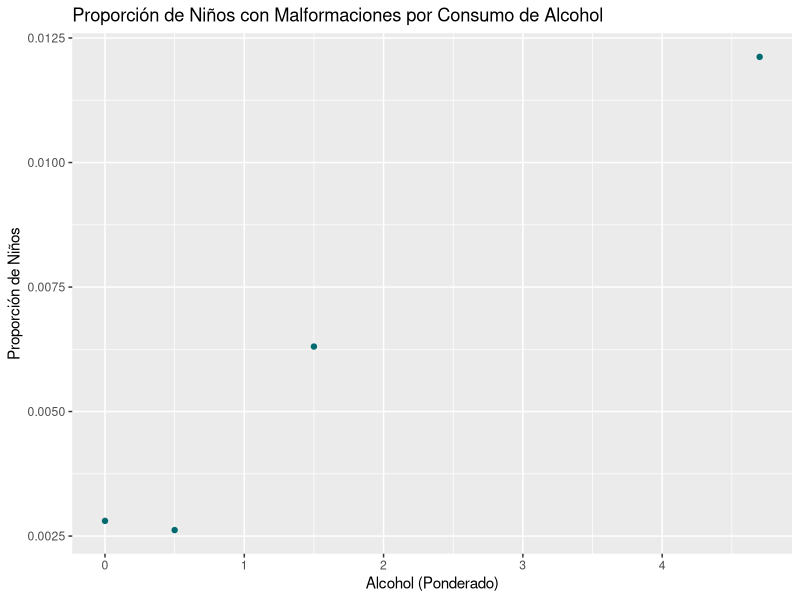
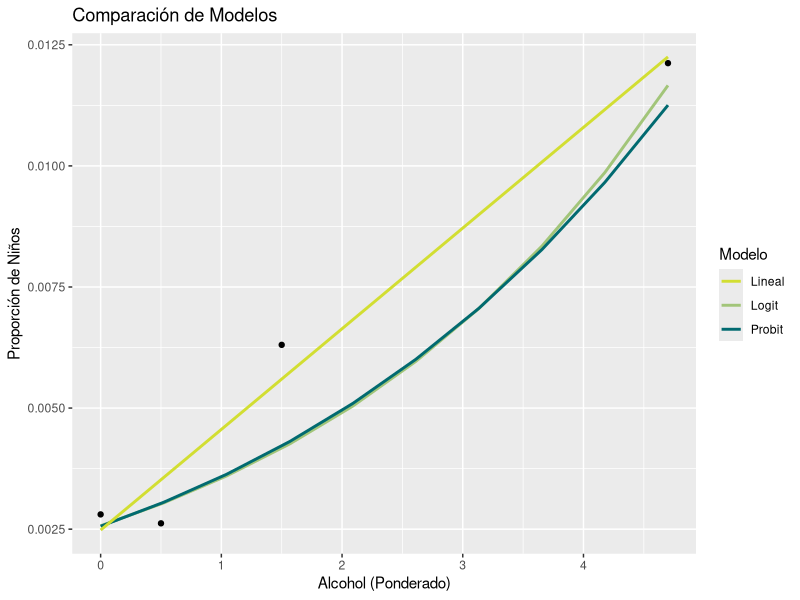
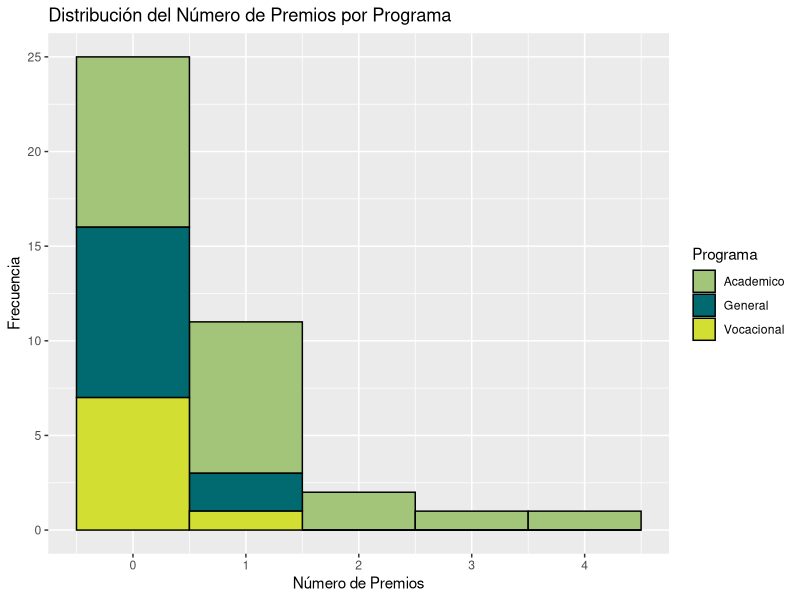
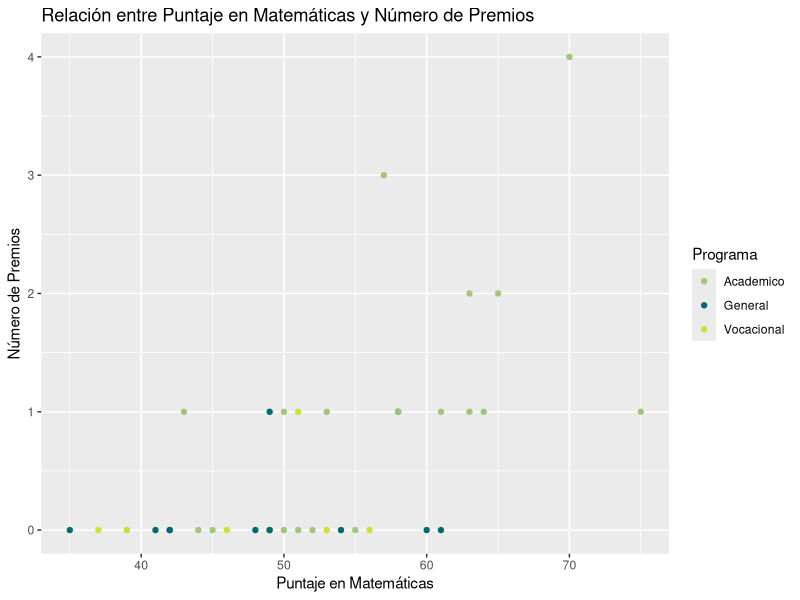
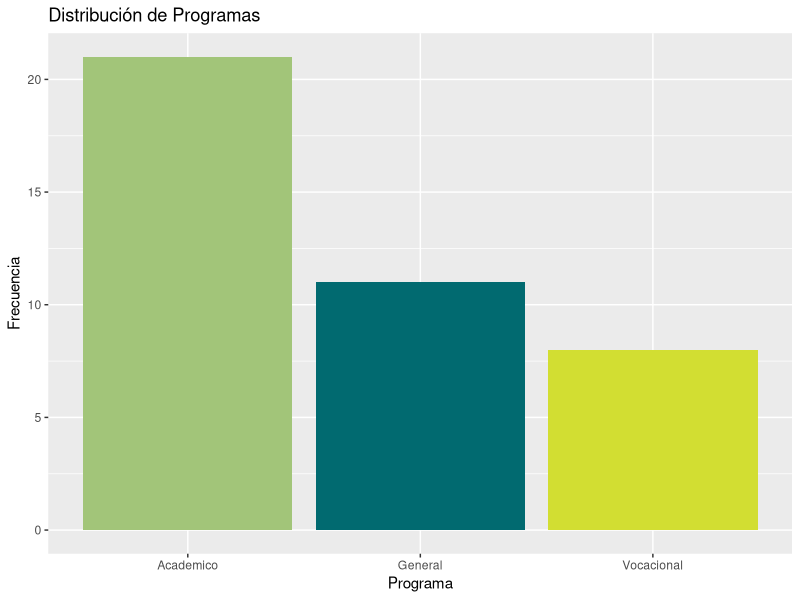
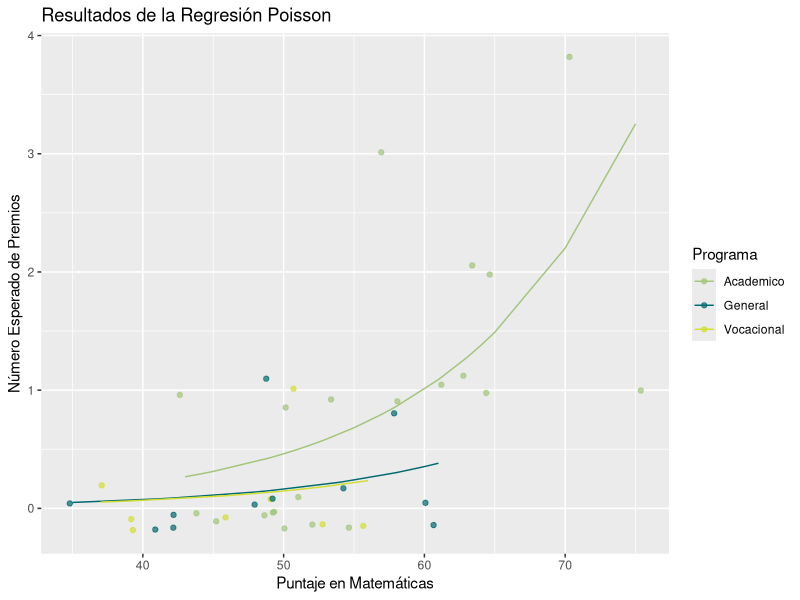
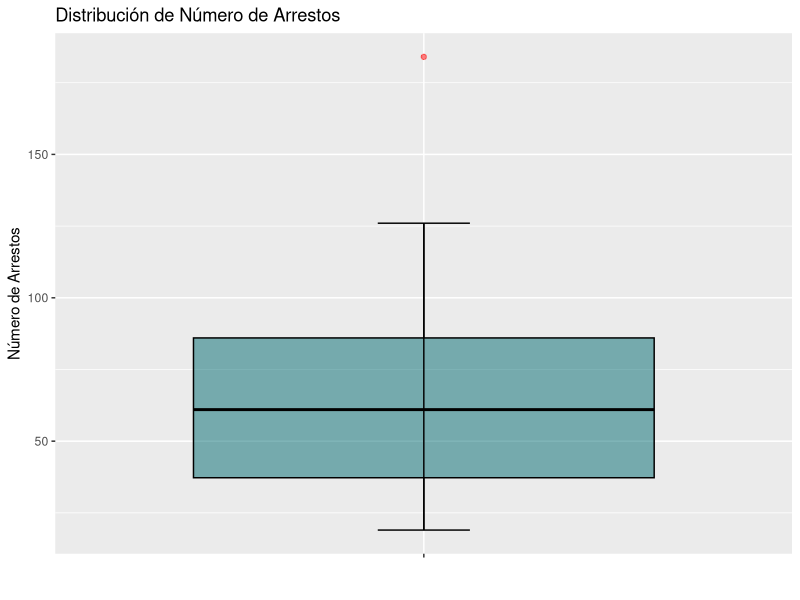
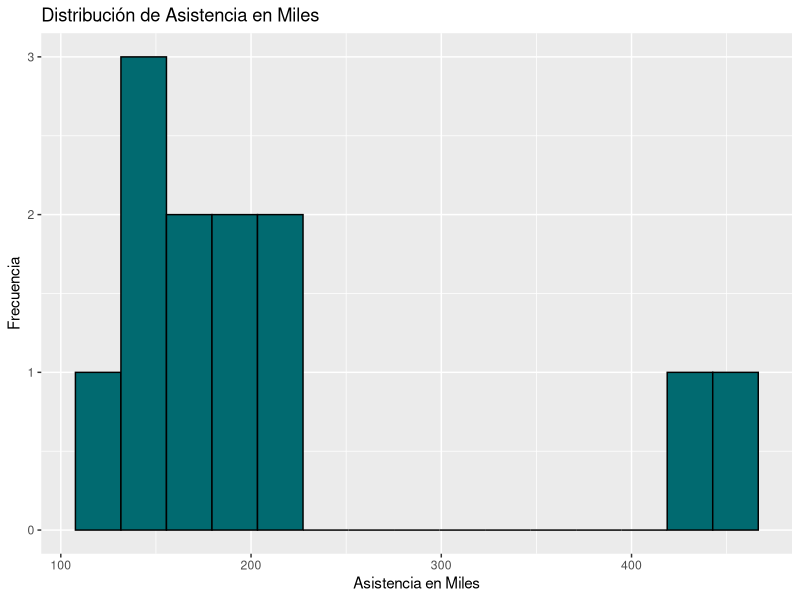

Here is the R script that generated these plots, in order:
# Cargar las bibliotecas necesarias
library(openxlsx)
library(dplyr)
library(ggplot2)
library(flexmix)
library(MASS)

# Parte 1: Proporción de Malformaciones por Consumo de Alcohol
setwd("C:\\Users\\sampi\\OneDrive\\Documentos\\UAO\\semestre_5\\Estadistica_2\\Stadistic\\miniproyecto_1")

# Leer los datos desde el archivo "Datos_MP1.xlsx" en la hoja "Datos_1"
datos_1 <- read.xlsx("Datos_MP1.xlsx", sheet = "Datos_1")

# Calcular la proporción de presente
datos_1$Proporcion.Presente <- datos_1$Frec.Presente / (datos_1$Frec.Presente + datos_1$Frec.Ausente)

# Crear el gráfico de dispersión
ggplot(datos_1, aes(x = Alcohol, y = Proporcion.Presente)) +
  geom_point(color = "#016A70") +
  labs(
    title = "Proporción de Niños con Malformaciones por Consumo de Alcohol",
    x = "Alcohol (Ponderado)",
    y = "Proporción de Niños"
  )

# Modelo Logit
modelo_logit <- glm(cbind(Frec.Presente, Frec.Ausente) ~ Alcohol, family = binomial(link = logit), data = datos_1)
summary(modelo_logit)
predicciones_logit <- (datos_1$Frec.Presente + datos_1$Frec.Ausente) * fitted.values(modelo_logit)
modelo_logit2 <- glm(Proporcion.Presente ~ Alcohol, family = binomial(link = logit), data = datos_1, weights = Frec.Presente + Frec.Ausente)
summary(modelo_logit2)


# Modelo Probit
modelo_probit <- glm(cbind(Frec.Presente, Frec.Ausente) ~ Alcohol, family = binomial(link = "probit"), data = datos_1)
summary(modelo_probit)
predicciones_probit <- (datos_1$Frec.Presente + datos_1$Frec.Ausente) * fitted.values(modelo_probit)

z <- -2.79933 + 0.11014 * 0#Reemplaza con el valor Z que necesites

# Calcula la probabilidad utilizando pnorm()
probabilidad <- pnorm(z)

# Imprime la probabilidad
print(probabilidad)

# Modelo Lineal
modelo_lineal <- lm(Proporcion.Presente ~ Alcohol, data = datos_1)
summary(modelo_lineal)
predicciones_lineal <- (datos_1$Frec.Presente + datos_1$Frec.Ausente) * fitted.values(modelo_lineal)

# Crear una tabla con AIC, BIC y Devianza
tabla_resultados <- data.frame(
  Modelo = c("Modelo Logit", "Modelo Probit", "Modelo Lineal"),
  BIC = c(BIC(modelo_logit), BIC(modelo_probit), BIC(modelo_lineal)),
  AIC = c(AIC(modelo_logit), AIC(modelo_probit), AIC(modelo_lineal)),
  Devianza = c(deviance(modelo_logit), deviance(modelo_probit), deviance(modelo_lineal))
)
# Crear una tabla con las predicciones de los modelos
predicciones <- data.frame(
  Alcohol = datos_1$Alcohol,
  Prediccion_Logit = predicciones_logit,
  Prediccion_Probit = predicciones_probit,
  Prediccion_Lineal = predicciones_lineal
)

range_alcohol <- data.frame(Alcohol = seq(min(datos_1$Alcohol), max(datos_1$Alcohol), length.out = 10))

# Obtén las predicciones de los modelos
predictions <- data.frame(
  Alcohol = range_alcohol$Alcohol,
  logit = predict(modelo_logit, newdata = range_alcohol, type = "response"),
  probit = predict(modelo_probit, newdata = range_alcohol, type = "response"),
  lineal = predict(modelo_lineal, newdata = range_alcohol, type = "response")
)

# Crea un gráfico comparativo entre las predicciones y los valores reales
ggplot() +
  geom_point(data = datos_1, aes(x = Alcohol, y = Proporcion.Presente)) +
  geom_line(data = predictions, aes(x = Alcohol, y = logit, color = "Logit"), lwd = 1) +
  geom_line(data = predictions, aes(x = Alcohol, y = probit, color = "Probit"), lwd = 1) +
  geom_line(data = predictions, aes(x = Alcohol, y = lineal, color = "Lineal"), lwd = 1) +
  labs(
    title = "Comparación de Modelos",
    x = "Alcohol (Ponderado)",
    y = "Proporción de Niños"
  ) +
  scale_color_manual(
    values = c("Logit" = "#A2C579", "Probit" = "#016A70", "Lineal" = "#D2DE32"),
  ) +
  guides(
    color = guide_legend(title = "Modelo")
  )


# Parte 2: Número de Premios de Estudiantes de Bachillerato

# Leer los datos desde el archivo "Datos_MP1.xlsx" en la hoja "Datos_2"
datos_2 <- read.xlsx("Datos_MP1.xlsx", sheet = "Datos_2")

# Establecer una semilla para reproducibilidad
set.seed(1)

# Seleccionar una muestra aleatoria de tamaño 40 sin reemplazo
muestra <- datos_2 %>%
  sample_n(size = 40, replace = FALSE) 

# Resumen estadístico de num_premios y puntaje_mat
resumen <- data.frame(
  Variable = c("num_premios", "puntaje_mat"),
  Promedio = c(mean(muestra$num_premios, na.rm = TRUE), mean(muestra$puntaje_mat, na.rm = TRUE)),
  DE = c(sd(muestra$num_premios, na.rm = TRUE), sd(muestra$puntaje_mat, na.rm = TRUE)),
  Mediana = c(median(muestra$num_premios, na.rm = TRUE), median(muestra$puntaje_mat, na.rm = TRUE)),
  CV = c(
    sd(muestra$num_premios, na.rm = TRUE) / mean(muestra$num_premios, na.rm = TRUE) * 100,
    sd(muestra$puntaje_mat, na.rm = TRUE) / mean(muestra$puntaje_mat, na.rm = TRUE) * 100
  ),
  Minimo = c(min(muestra$num_premios, na.rm = TRUE), min(muestra$puntaje_mat, na.rm = TRUE)),
  Maximo = c(max(muestra$num_premios, na.rm = TRUE), max(muestra$puntaje_mat, na.rm = TRUE))
)

# Gráfico de histograma para la distribución de número de premios por programa
ggplot(muestra, aes(x = num_premios, fill = programa)) +
  geom_histogram(
    binwidth = 1, 
    position = "stack",
    colour = "black",
    lwd = 0.5
  ) +
  labs(
    title = "Distribución del Número de Premios por Programa",
    x = "Número de Premios",
    y = "Frecuencia",
    fill = "Programa"
  ) +
  scale_fill_manual(
    values = c("Academico" = "#A2C579", "General" = "#016A70", "Vocacional" = "#D2DE32")
  )

# Gráfico de dispersión para la relación entre puntaje_mat y num_premios por programa
ggplot(muestra, aes(x = puntaje_mat, y = num_premios, color = programa)) +
  geom_point() +
  labs(
    title = "Relación entre Puntaje en Matemáticas y Número de Premios",
    x = "Puntaje en Matemáticas",
    y = "Número de Premios",
    color = "Programa"
  ) +
  scale_color_manual(
    values = c("Academico" = "#A2C579", "General" = "#016A70", "Vocacional" = "#D2DE32")
  )

# Tabla de frecuencia de "programa"
tabla_programa <- table(muestra$programa)

# Gráfico de barras para la distribución de programas
ggplot(muestra, aes(x = factor(programa), fill = programa)) +
  geom_bar(stat = "count") +
  scale_fill_manual(
    values = c("Academico" = "#A2C579", "General" = "#016A70", "Vocacional" = "#D2DE32")
  ) +
  labs(
    title = "Distribución de Programas",
    x = "Programa",
    y = "Frecuencia"
  ) +
  theme(legend.position = "none")

# Ajuste del modelo de regresión de Poisson
modelo_poisson <- glm(num_premios ~ programa + puntaje_mat, family = poisson(link = "log"), data = muestra)
summary(modelo_poisson)

# Calcular el número esperado de premios utilizando los datos del modelo de regresión de Poisson ajustado
muestra$predict <- predict(modelo_poisson, type = "response")

# Gráfico que muestra el número esperado de premios según la puntuación en matemáticas y programa
ggplot(muestra, aes(x = puntaje_mat, y = predict, color = programa)) +
  geom_point(aes(y = num_premios), alpha = 0.7, position = position_jitter(h = 0.2)) +
  geom_line() +
  labs(
    title = "Resultados de la Regresión Poisson",
    x = "Puntaje en Matemáticas",
    y = "Número Esperado de Premios",
    color = "Programa"
  ) +
  scale_color_manual(
    values = c("Academico" = "#A2C579", "General" = "#016A70", "Vocacional" = "#D2DE32")
  )

# Calcular las métricas
tabla_resultados <- data.frame(
  Modelo = "Modelo Poisson",
  AIC = AIC(modelo_poisson),
  BIC = BIC(modelo_poisson),
  Devianza = deviance(modelo_poisson),
  GL = df.residual(modelo_poisson)
)

# Parte 3: Número de Arrestos en Equipos de Fútbol

# Carga de datos
datos_3 <- read.xlsx("Datos_MP1.xlsx", sheet = "Datos_3")
set.seed(1)
muestra_3 <- datos_3 %>% sample_n(size = 12, replace = FALSE)

# Resumen estadístico de variables
resumen <- data.frame(
  Variable = c("asistencia_miles", "num_arrestos", "inv_social_millones"),
  Promedio = c(mean(muestra_3$asistencia_miles), mean(muestra_3$num_arrestos), mean(muestra_3$inv_social_millones)),
  DE = c(sd(muestra_3$asistencia_miles), sd(muestra_3$num_arrestos), sd(muestra_3$inv_social_millones)),
  Mediana = c(median(muestra_3$asistencia_miles), median(muestra_3$num_arrestos), median(muestra_3$inv_social_millones)),
  CV = c(sd(muestra_3$asistencia_miles) / mean(muestra_3$asistencia_miles) * 100,
         sd(muestra_3$num_arrestos) / mean(muestra_3$num_arrestos) * 100,
         sd(muestra_3$inv_social_millones) / mean(muestra_3$inv_social_millones) * 100),
  Minimo = c(min(muestra_3$asistencia_miles), min(muestra_3$num_arrestos), min(muestra_3$inv_social_millones)),
  Maximo = c(max(muestra_3$asistencia_miles), max(muestra_3$num_arrestos), max(muestra_3$inv_social_millones))
)

# Gráfico de Boxplot del número de arrestos
ggplot(muestra_3, aes(x = "", y = num_arrestos)) +
  geom_boxplot(
    fill = "#016A70",     # Color de la caja
    alpha = 0.5,          # Transparencia de la caja
    color = "black",      # Color del borde de la caja
    outlier.color = "red" # Color de los valores atípicos
  ) +
  stat_boxplot(
    geom = "errorbar",
    width = 0.15,
    color = "black"       # Color de las líneas de los bigotes
  ) +
  labs(
    title = "Distribución de Número de Arrestos",
    x = "",
    y = "Número de Arrestos"
  )

# Histograma de asistencia
ggplot(muestra_3, aes(x = asistencia_miles)) +
  geom_histogram(fill = "#016A70", color = "black", bins = 15) +
  labs(
    title = "Distribución de Asistencia en Miles",
    x = "Asistencia en Miles",
    y = "Frecuencia"
  )

# Gráfico de dispersión entre Inversión Social y Número de Arrestos
ggplot(data = muestra_3, aes(x = inv_social_millones, y = num_arrestos)) +
  geom_point(color = "#016A70") +
  labs(x = "Inversión Social (Millones de Pesos)", y = "Número de Arrestos") +
  ggtitle("Relación entre Inversión Social y Arrestos")

# Gráfico de dispersión entre Asistencia y Número de Arrestos
ggplot(data = muestra_3, aes(x = asistencia_miles, y = num_arrestos)) +
  geom_point(color = "#016A70") +
  labs(x = "Asistencia (Miles)", y = "Número de Arrestos") +
  ggtitle("Relación entre Asistencia y Arrestos")

# Modelos

# Modelo Binomial Negativo
modelo_binomial <- glm.nb(num_arrestos ~  inv_social_millones + offset(log(asistencia_miles)), data = muestra_3)
muestra_3$predict_binomial <- predict(modelo_binomial, type = "response")

# Modelo Poisson
modelo_poisson <- glm(num_arrestos ~  inv_social_millones + offset(log(asistencia_miles)), family = poisson(link = "log"), data = muestra_3)
muestra_3$predict_poisson <- predict(modelo_poisson, type = "response")

# Modelo Lineal
modelo_lineal <- lm(num_arrestos ~  inv_social_millones + asistencia_miles, data = muestra_3)

# Modelo Lineal Simple
modelo_lineal_simple <- lm(num_arrestos ~  inv_social_millones, data = muestra_3)
muestra_3$predict_lineal_simple <- predict(modelo_lineal)

# Crear proporción de arrestos
muestra_3$proporcion_arrestos <- muestra_3$num_arrestos / muestra_3$asistencia_miles

# Modelo Logit
modelo_logit <- glm(proporcion_arrestos ~ asistencia_miles + inv_social_millones, family = binomial(link = logit), data = muestra_3, weights = asistencia_miles)
muestra_3$predict_logit <- predict(modelo_logit, type = "response") * muestra_3$asistencia_miles

# Crear una tabla con las predicciones de cada modelo
predicciones <- data.frame(
  num_arrestos = muestra_3$num_arrestos,
  poisson = round(fitted.values(modelo_poisson), 2),
  lineal = round(fitted.values(modelo_lineal_simple), 2),
  logit = round(muestra_3$asistencia_miles * fitted.values(modelo_logit), 2),
  binomial = round(fitted.values(modelo_binomial), 2)
)

# Crear una tabla de comparación de modelos
tabla_resultados <- data.frame(
  Modelo = c("Modelo Poisson", "Modelo Lineal Simple", "Modelo Logit", "Modelo Binomial"),
  AIC = c(AIC(modelo_poisson), AIC(modelo_lineal_simple), AIC(modelo_logit), AIC(modelo_binomial)),
  BIC = c(BIC(modelo_poisson), BIC(modelo_lineal_simple), BIC(modelo_logit), BIC(modelo_binomial)),
  Devianza = c(deviance(modelo_poisson), deviance(modelo_lineal_simple), deviance(modelo_logit), deviance(modelo_binomial)),
  GL = c(df.residual(modelo_poisson), df.residual(modelo_lineal_simple), df.residual(modelo_logit), df.residual(modelo_binomial))
)


# Gráfico que muestra las predicciones de todos los modelos
ggplot(muestra_3, aes(x = inv_social_millones)) +
  geom_point(aes(y = num_arrestos), alpha = 0.7, position = position_jitter(h = 0.2)) +
  geom_line(aes(y = predict_poisson, color = "Poisson"), size = 1) +
  geom_line(aes(y = predict_binomial, color = "Binomial Negativo"), size = 1) +
  geom_line(aes(y = predict_lineal_simple, color = "Lineal Simple"), size = 1) +
  geom_line(aes(y = predict_logit, color = "Logit"), size = 1) +
  labs(
    title = "Resultados de Modelos de Regresión",
    x = "Inversión Social en Millones",
    y = "Número de Arrestos",
    color = "Modelo"
  ) +
  scale_color_manual(
    values = c("Poisson" = "#A2C579", "Binomial Negativo" = "#016A70", "Lineal Simple" = "#D2DE32", "Logit" = "#FF5733"),
    labels = c("Poisson", "Binomial Negativo", "Lineal Simple", "Logit")
  )
